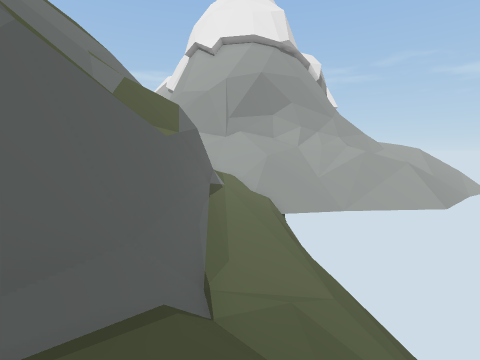
[1] (above)

17 first-person views from a walk through a scene from a Unity 3-D project. The camera is 1.3 m above the floor, tilts 6° down and sees 85° across. The floor is counted in squares, 2 m on a side. Each view is taken from the middle of a square. On the plan, view 1 faces up. The plan holds only what a view shows up to about 9 squares ahead; the rest is blank. The place goes on beyond the plan. The player character is not drawn. Door leaves are left out, so doorways stand open.

[2]
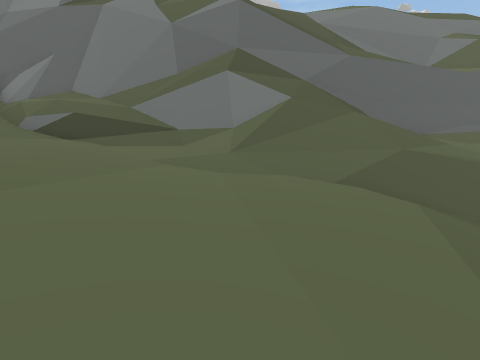

[3]
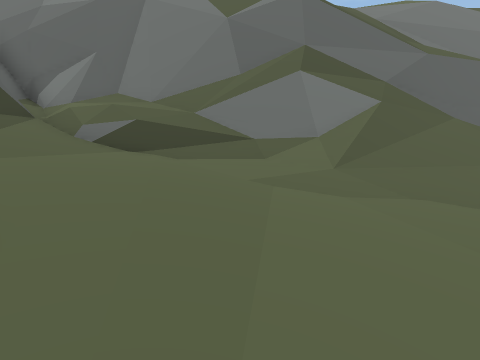

[4]
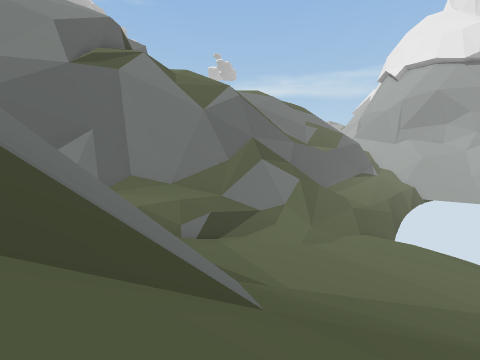

[5]
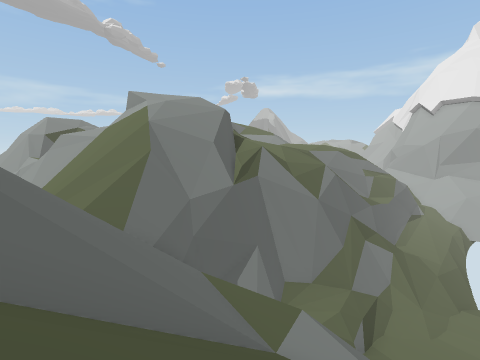

[6]
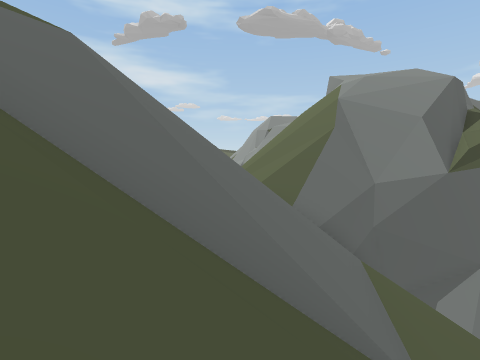

[7]
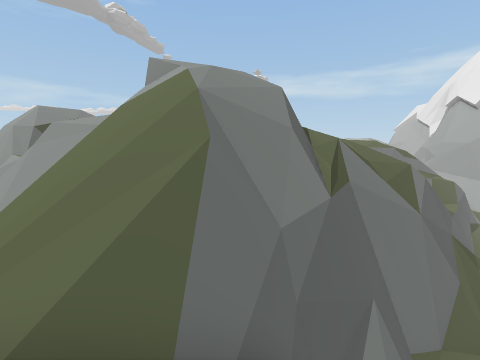

[8]
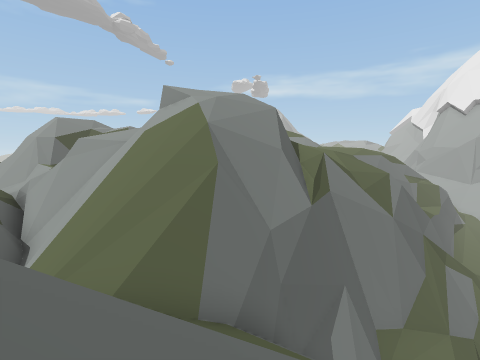

[9]
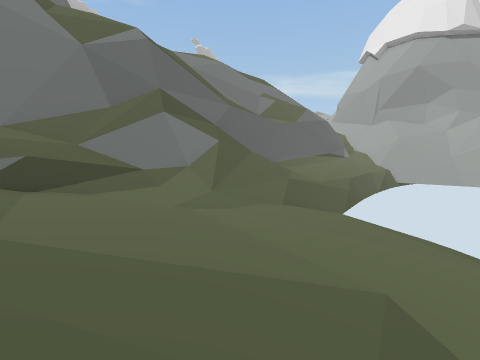

[10]
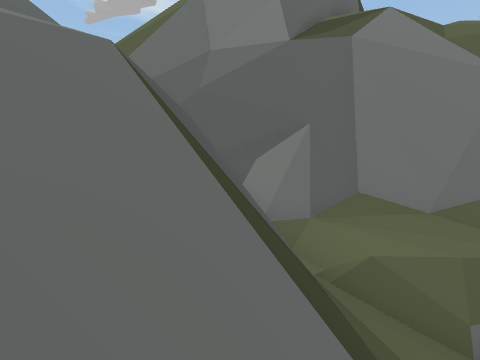

[11]
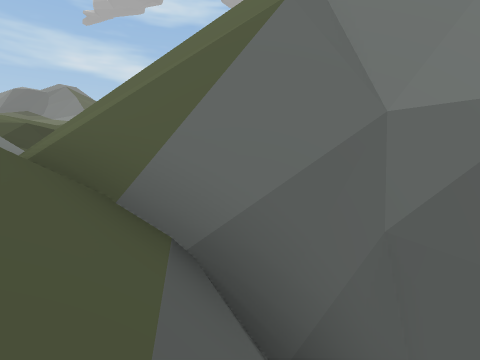

[12]
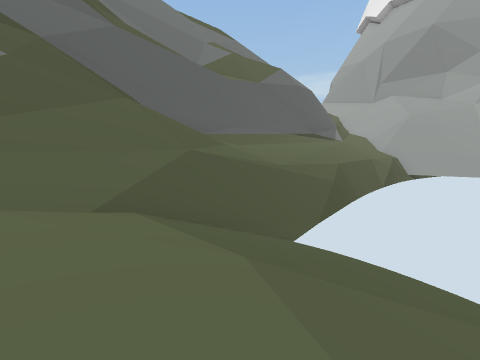

[13]
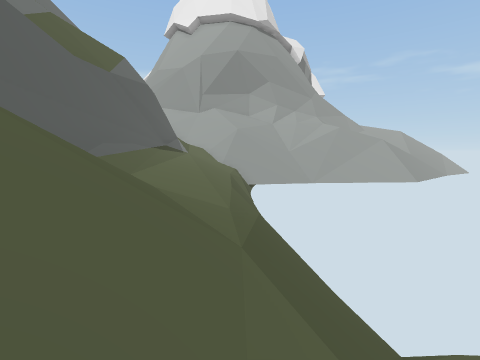

[14]
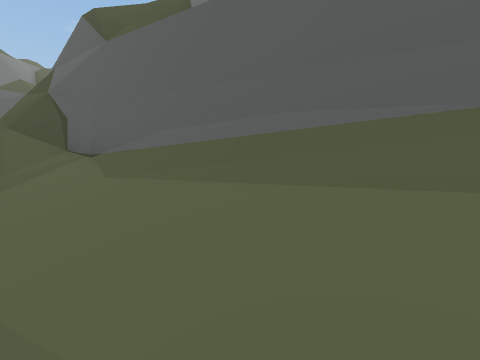

[15]
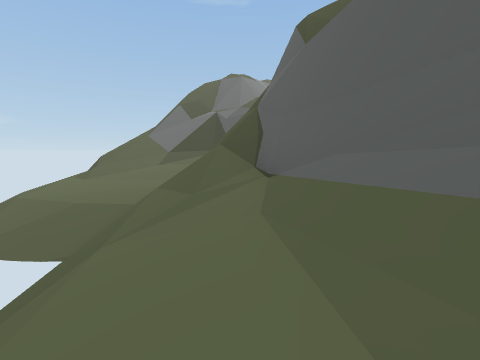

[16]
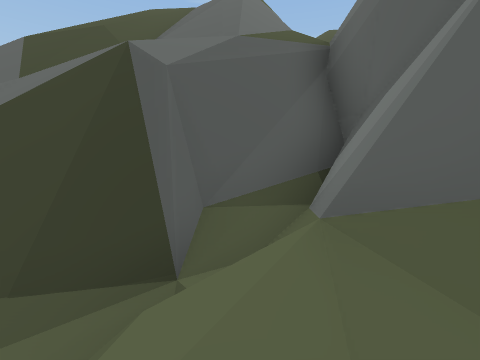

[17]
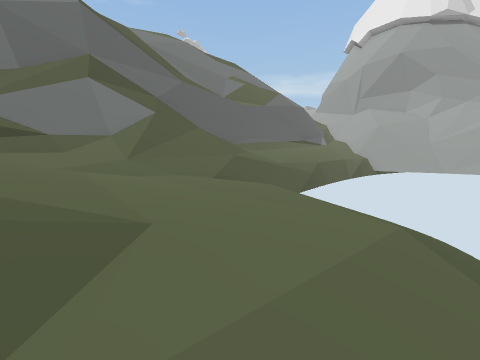

### Floor plan
Key: @ floor where view 1 was taken; # wall or solid block; x gap in a wall; . main floor; : floor 0.75 m higher than the main floor; + floor 1.5 m higher than the main floor; - floor 1.75 m lower than the main floor; * floor 4 m higher than the main floor; / step, stairs or slope; = window, fence, low wall or low ledge; ^ raised ledge; v drop or lower ground.
Columns run from 11 left of view 1 to 9 right of it. Each row starts with its distance up from view 1.
  9       /=/#/+/
  8       /vv#/+/=
  7       /##/v+//
  6        ##/#+:/v
  5          /#////
  4        v /#////
  3        v#/#////
  2        #//#///////
  1        =//#////////-
  0        ///#@#//..///
 -1         //#/#/.....//
 -2          v##//....../
 -3          v#=/+:...../
 -4         /v##/+::::../
 -5         /=^/#+++::///
 -6      ///v #//++++/+/
 -7      /#/v##*///+/+//
 -8      //#x##////////
 -9    = ///v##/###////
-10    v////v####=/////
-11    v#///v##v///////
-12 vvv v////#///////
-13 v#    ///#///////
-14 v######/////////
-15 ///#   // #/////
-16            ////
-17            //
-18   /=/
-19   ///

Where each view was taken, in squares from view 1:
view 1: 0 up, 0 right, facing up
view 2: 2 down, 8 right, facing left
view 3: 4 down, 7 right, facing left
view 4: 11 down, 7 right, facing up-left
view 5: 15 down, 4 right, facing up-left
view 6: 14 down, 4 right, facing left
view 7: 14 down, 0 right, facing up-left
view 8: 15 down, 1 right, facing up-left
view 9: 7 down, 8 right, facing up-left
view 10: 10 down, 4 right, facing left
view 11: 12 down, 0 right, facing left
view 12: 1 down, 6 right, facing up-left
view 13: 0 up, 2 right, facing up
view 14: 9 up, 1 right, facing down-left
view 15: 8 up, 0 right, facing down
view 16: 7 down, 0 right, facing down
view 17: 5 down, 9 right, facing up-left
